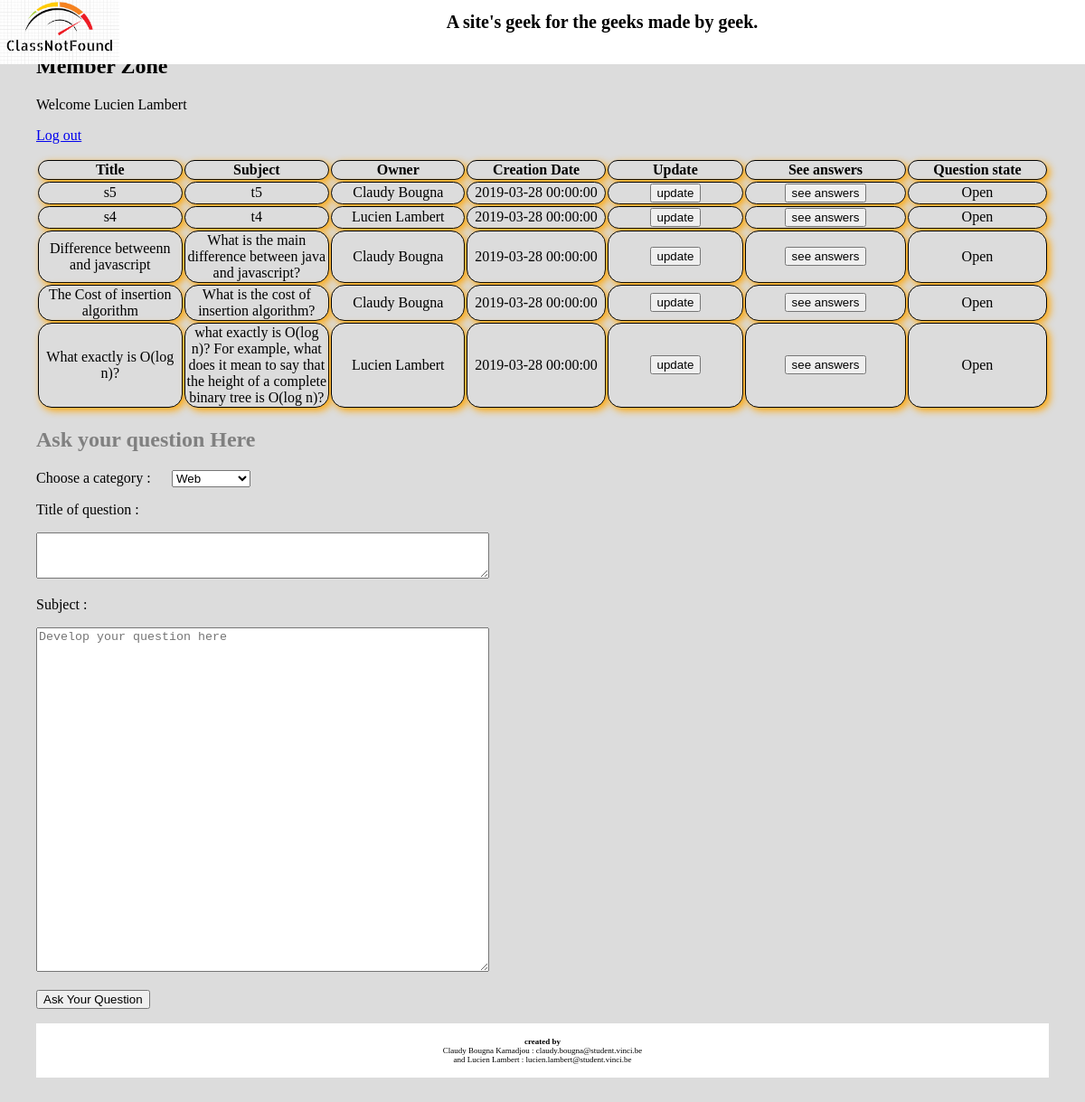
Page /index.php?action=member (signed in) on the committed database.
### tables this page shows
CREATE TABLE IF NOT EXISTS `questions` (
  `id_question` int(11) NOT NULL AUTO_INCREMENT,
  `title` varchar(255) NOT NULL,
  `subject` varchar(255) NOT NULL,
  `id_category` int(11) NOT NULL,
  `owner` int(11) NOT NULL,
  `creation_date` timestamp NOT NULL DEFAULT CURRENT_TIMESTAMP,
  `state` set('O','S','D') NOT NULL,
  `good_answer` int(11) DEFAULT NULL,
  PRIMARY KEY (`id_question`),
  KEY `id_category` (`id_category`),
  KEY `owner` (`owner`),
  KEY `good_answer` (`good_answer`)
);

CREATE TABLE IF NOT EXISTS `members` (
  `id_member` int(11) NOT NULL AUTO_INCREMENT,
  `name` varchar(255) NOT NULL,
  `last_name` varchar(255) NOT NULL,
  `email` varchar(255) NOT NULL,
  `state` set('a','s') NOT NULL,
  `is_admin` tinyint(1) NOT NULL,
  `password` varchar(255) NOT NULL,
  PRIMARY KEY (`id_member`),
  UNIQUE KEY `email` (`email`)
);

### controllers/MemberController.php (called while the page is built, shortened)
<?php
class MemberController{
    private $_db;
    public function __construct($db) {
        $this->_db = $db;
    }
    public function run() {
        $html_pseudo = htmlspecialchars($_SESSION['login']);
        $viewupdate = false;
        $viewanswers = false;
        $tabquestions = $this->_db->select_questions();
        $tabCategories = $this->_db->select_categories();
        require_once(CHEMIN_VUES . 'member.php');
    }
}
?>

### index.php (called while the page is built, shortened)
<?php
$db = Db::getInstance();
require_once(CHEMIN_VUES . 'header.php');
$action = (isset($_GET['action'])) ? $_GET['action'] : 'default';
switch($action) {
    case 'member':
        require_once('controllers/MemberController.php');
        $controller = new MemberController($db);
        break;
}
$controller->run();
require_once(CHEMIN_VUES . 'footer.php');
?>

### models/Db.class.php (called while the page is built, shortened)
<?php class Db {
    private $_db;
    private function __construct() {
        try {
            $configTable = parse_ini_file('config/config.ini');
            $this->_db = new PDO('mysql:host=' . $configTable['db_host'] . ';dbname='. $configTable['db_name'] . ';charset=utf8', $configTable['db_user'], $configTable['db_password']);
            $this->_db->setAttribute(PDO::ATTR_ERRMODE, PDO::ERRMODE_EXCEPTION);
            $this->_db->setAttribute(PDO::ATTR_DEFAULT_FETCH_MODE, PDO::FETCH_OBJ);
        } catch (PDOException $e) {
            die('Erreur de connexion à la base de données : ' . $e->getMessage());
        }
    }
    public function select_questions($keyword = '') {
        if ($keyword != '') {
            $keyword = str_replace("%", "\%", $keyword);
            $query = "SELECT * FROM questions AS q, categories AS c WHERE c.id_category = q.id_category AND c.name LIKE :keyword COLLATE utf8_bin OR q.title LIKE :keyword COLLATE utf8_bin OR q.subject LIKE :keyword COLLATE utf8_bin  ORDER BY id_question DESC";
            $ps = $this->_db->prepare($query);
            $ps->bindValue(':keyword', "%$keyword%");
        } else {
            $query = 'SELECT * FROM questions ORDER BY id_question DESC';
            $ps = $this->_db->prepare($query);
        }
        $ps->execute();
        $table = array();
        while ($row = $ps->fetch()) {
            $table[] = new Question($row->id_question, $row->title, $row->subject, $row->creation_date, $this->select_category($row->id_category),
                $this->select_member_by_id($row->owner), $row->state, $row->good_answer);
        }
        return $table;
    }
    public function select_member_by_id($id_member) {
        $query = 'SELECT * FROM members WHERE id_member = :id_member';
        $ps = $this->_db->prepare($query);
        $ps->bindValue(':id_member', $id_member);
        $ps->execute();
        $row = $ps->fetch();
        return new Member($row->id_member, $row->name, $row->last_name, $row->email, $row->state, $row->is_admin, NULL);
    }
    public function select_categories() {
        $query = 'SELECT * FROM categories ORDER BY id_category DESC';
        $ps = $this->_db->query($query);
        $table = array();
        while ($row = $ps->fetch()) {
            $table[] = new Category($row->id_category, $row->name);
        }
        return $table;
    }
    public function select_category($id_category) {
        $query = 'SELECT * FROM categories WHERE id_category = :id_category';
        $ps = $this->_db->prepare($query);
        $ps->bindValue(':id_category', $id_category);
        $ps->execute();
        $row = $ps->fetch();
        return new Category($row->id_category, $row->name);
    }
} ?>

### models/Question.class.php (called while the page is built, shortened)
<?php class Question {
    private $_id_question;
    private $_title;
    private $_subject;
    private $_creation_date;
    private $_owner;
    private $_state;
    public function __construct($id_question, $title,  $subject, $creation_date, $category, $owner, $state, $good_answer) {
        $this->_id_question = $id_question;
        $this->_title = $title;
        $this->_subject = $subject;
        $this->_creation_date = $creation_date;
        $this->_owner = $owner;
        $this->_state = $state;
    }
    public function creation_date() {
        return $this->_creation_date;
    }
    public function owner() {
        return $this->_owner;
    }
    public function state() {
        return $this->_state;
    }
    public function html_title() {
        return htmlspecialchars($this->_title);
    }
    public function html_subject() {
        return htmlspecialchars($this->_subject);
    }
    public function html_id_question() {
        return htmlspecialchars($this->_id_question);
    }
}
?>

### models/Member.class.php (called while the page is built, shortened)
<?php class Member {
    private $_name;
    private $_last_name;
    public function __construct($id_member, $name, $last_name, $email, $state, $is_admin, $password) {
        $this->_name = $name;
        $this->_last_name = $last_name;
    }
    public function full_name() {
        return htmlspecialchars($this->_name . ' ' . $this->_last_name);
    }
} ?>

### models/Category.class.php (called while the page is built, shortened)
<?php class Category {
    private $_id_category;
    private $_name;
    public function __construct($id_category, $name) {
        $this->_id_category = $id_category;
        $this->_name = $name;
    }
    public function name() {
        return $this->_name;
    }
    public function id_category() {
        return $this->_id_category;
    }
} ?>

### views/member.php (the view, shortened to what this page needs)
<section id="content">
    <h2>Member Zone</h2>
    <p>Welcome <?php echo $html_pseudo; ?></p>
    <p><a href="index.php?action=logout">Log out</a></p>
    <?php if (!$viewupdate && !$viewanswers) { ?>
        <form action="?action=member" method="post">
            <table id="tableBalises">
                <thead>
                <tr>
                    <th>Title</th>
                    <th>Subject</th>
                    <th>Owner</th>
                    <th>Creation Date</th>
                    <th>Update</th>
                    <th>See answers</th>
                    <th>Question state</th>
                </tr>
                </thead>
                <tbody>
                <?php foreach ($tabquestions as $i => $question) {?>
                    <tr>
                        <td><?php echo $question->html_title(); ?></td>
                        <td><?php echo  $question->html_subject(); ?></td>
                        <td><?php echo $question->owner()->full_name(); ?></td>
                        <td><?php echo $question->creation_date(); ?></td>
                        <td><input type="submit" name="form_update[<?php echo $question->html_id_question(); ?>]" value="update"></td>
                        <td><input type="submit" name="form_see_answers[<?php echo $question->html_id_question(); ?>]" value="see answers"></td>
                        <td>
						<?php
							if($question->state() == 'O') {
								echo 'Open';
							} elseif($question->state() == 'S'){
								echo 'Solved';
							} elseif ($question->state() == 'D') {
                                echo 'Duplicate';
                            }
                        ?>
						</td>
                    </tr>
                <?php } ?>
                </tbody>
            </table>
        </form>
        <div class="form">
            <h1  id="invitation"> Ask your question Here </h1>
            <form action="index.php?action=member" method="post">
                <label for="id_category">Choose a category :</label>
                <select id="id_category" name="id_category">
                    <?php foreach ($tabCategories as $i => $category) { ?>
                        <option value="<?php echo $category->id_category(); ?>"><?php echo $category->name(); ?></option>
                    <?php } ?>
                </select>
                <p>Title of question :</p>	<textarea   rows="3" cols="60"   name="title" ></textarea>
                <p>Subject :</p>
                <textarea   rows="25" cols="60"   name="subject" placeholder="Develop your question here"></textarea>
                <p><input type="submit" name="form_add_question" value="Ask Your Question"></p>
            </form>
        </div>
    <?php } ?>
</section>

### views/css/base.css (style rules this page uses)
#tableBalises th { border-style: solid; border-width: thin; border-collapse: collapse; background-color: #DCDCDC; text-align: center; margin-top: auto; margin-left: auto; margin-right: auto; width: 500px; border-radius: 15px; box-shadow: 3px 3px 9px orange; }
#tableBalises td { border-style: solid; border-width: thin; border-collapse: collapse; background-color: #DCDCDC; text-align: center; margin-top: auto; margin-left: auto; margin-right: auto; width: 500px; border-radius: 15px; box-shadow: 3px 3px 9px orange; }
html { font-family: cursive; }
body { height: 100%; background-color: #DCDCDC; min-height: 100%; margin: 20px; padding: 20px; }
label { display:block; width:150px; float:left; }
#invitation { color:grey; }

### rows in the picture
questions: title "s5", subject "t5", owner.last_name "Claudy Bougna", creation_date "2019-03-28 00:00:00", state "Open"
questions: title "s4", subject "t4", owner.last_name "Lucien Lambert", creation_date "2019-03-28 00:00:00", state "Open"
questions: title "Difference betweenn and javascript", subject "What is the main difference between java and javascript?", owner.last_name "Claudy Bougna", creation_date "2019-03-28 00:00:00", state "Open"
questions: title "The Cost of insertion algorithm", subject "What is the cost of insertion algorithm?", owner.last_name "Claudy Bougna", creation_date "2019-03-28 00:00:00", state "Open"
questions: title "What exactly is O(log n)?", subject "what exactly is O(log n)? For example, what does it mean to say that the height of a complete binary tree is O(log n)?", owner.last_name "Lucien Lambert", creation_date "2019-03-28 00:00:00", state "Open"

### other values in the picture
$html_pseudo "Lucien Lambert"
EMAIL2 "claudy.bougna@student.vinci.be"
EMAIL1 "lucien.lambert@student.vinci.be"
form field id_category "Web"
